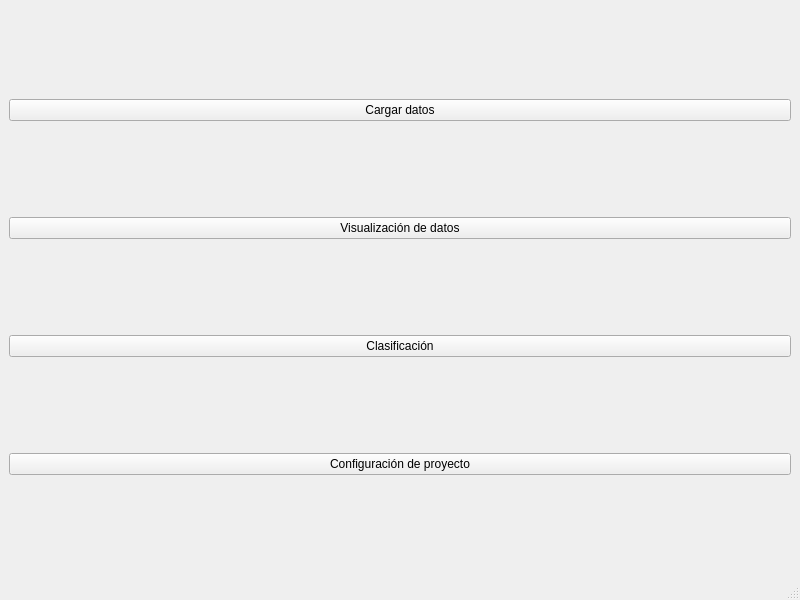
<?xml version="1.0" encoding="UTF-8"?>
<ui version="4.0">
 <class>MainWindow</class>
 <widget class="QMainWindow" name="MainWindow">
  <property name="geometry">
   <rect>
    <x>0</x>
    <y>0</y>
    <width>800</width>
    <height>600</height>
   </rect>
  </property>
  <property name="windowTitle">
   <string>MainWindow</string>
  </property>
  <property name="windowOpacity">
   <double>1.000000000000000</double>
  </property>
  <property name="locale">
   <locale language="English" country="UnitedStates"/>
  </property>
  <widget class="QWidget" name="centralwidget">
   <layout class="QGridLayout" name="gridLayout">
    <item row="0" column="0">
     <widget class="QPushButton" name="pushButton">
      <property name="cursor">
       <cursorShape>PointingHandCursor</cursorShape>
      </property>
      <property name="text">
       <string>Cargar datos</string>
      </property>
     </widget>
    </item>
    <item row="1" column="0">
     <widget class="QPushButton" name="pushButton_2">
      <property name="cursor">
       <cursorShape>PointingHandCursor</cursorShape>
      </property>
      <property name="text">
       <string>Visualización de datos</string>
      </property>
     </widget>
    </item>
    <item row="2" column="0">
     <widget class="QPushButton" name="pushButton_3">
      <property name="cursor">
       <cursorShape>PointingHandCursor</cursorShape>
      </property>
      <property name="text">
       <string>Clasificación</string>
      </property>
     </widget>
    </item>
    <item row="3" column="0">
     <widget class="QPushButton" name="pushButton_4">
      <property name="cursor">
       <cursorShape>PointingHandCursor</cursorShape>
      </property>
      <property name="text">
       <string>Configuración de proyecto</string>
      </property>
     </widget>
    </item>
   </layout>
  </widget>
  <widget class="QMenuBar" name="menubar">
   <property name="geometry">
    <rect>
     <x>0</x>
     <y>0</y>
     <width>800</width>
     <height>30</height>
    </rect>
   </property>
  </widget>
  <widget class="QStatusBar" name="statusbar"/>
 </widget>
 <resources/>
 <connections/>
</ui>
